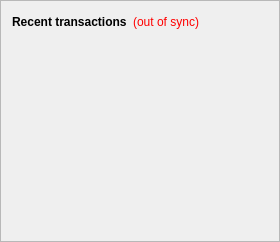
      <widget class="QFrame" name="frame_2">
       <property name="frameShape">
        <enum>QFrame::StyledPanel</enum>
       </property>
       <property name="frameShadow">
        <enum>QFrame::Raised</enum>
       </property>
       <layout class="QVBoxLayout" name="verticalLayout">
        <item>
         <layout class="QHBoxLayout" name="horizontalLayout_2">
          <item>
           <widget class="QLabel" name="label_4">
            <property name="text">
             <string>&lt;b&gt;Recent transactions&lt;/b&gt;</string>
            </property>
           </widget>
          </item>
          <item>
           <widget class="QLabel" name="labelTransactionsStatus">
            <property name="toolTip">
             <string>The displayed information may be out of date. Your wallet automatically synchronizes with the Bitcoin network after a connection is established, but this process has not completed yet.</string>
            </property>
            <property name="styleSheet">
             <string notr="true">QLabel { color: red; }</string>
            </property>
            <property name="text">
             <string notr="true">(out of sync)</string>
            </property>
            <property name="alignment">
             <set>Qt::AlignRight|Qt::AlignTrailing|Qt::AlignVCenter</set>
            </property>
           </widget>
          </item>
          <item>
           <spacer name="horizontalSpacer">
            <property name="orientation">
             <enum>Qt::Horizontal</enum>
            </property>
            <property name="sizeHint" stdset="0">
             <size>
              <width>40</width>
              <height>20</height>
             </size>
            </property>
           </spacer>
          </item>
         </layout>
        </item>
        <item>
         <widget class="QListView" name="listTransactions">
          <property name="styleSheet">
           <string notr="true">QListView { background: transparent; }</string>
          </property>
          <property name="frameShape">
           <enum>QFrame::NoFrame</enum>
          </property>
          <property name="verticalScrollBarPolicy">
           <enum>Qt::ScrollBarAlwaysOff</enum>
          </property>
          <property name="horizontalScrollBarPolicy">
           <enum>Qt::ScrollBarAlwaysOff</enum>
          </property>
          <property name="selectionMode">
           <enum>QAbstractItemView::NoSelection</enum>
          </property>
         </widget>
        </item>
       </layout>
      </widget>
